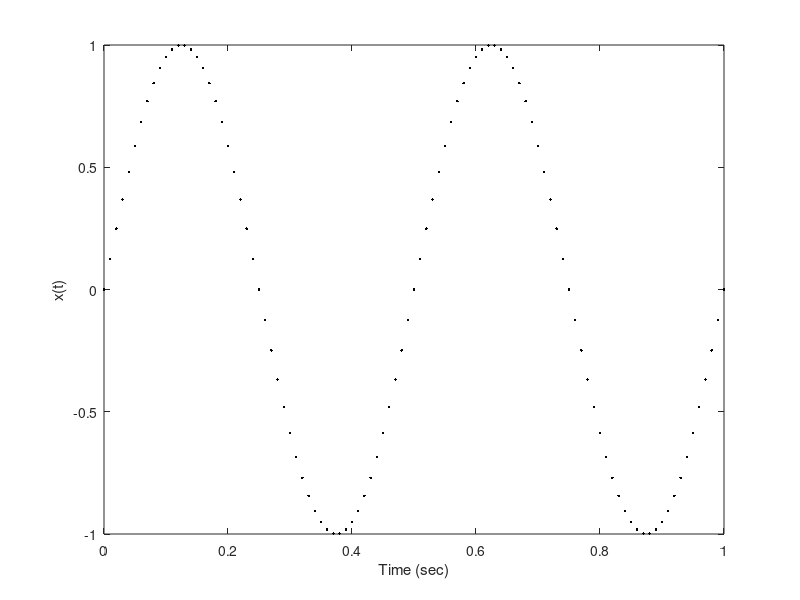

Here is the MATLAB script that generated this plot:
% Exemplo 1.2  Gera uma onda senoidal discreta de 2 Hz usando MATLAB.
% Assume um tempo de amostragem de 0.01 seg. e use pontos suficientes para tornar
% a onda senoidal 1 seg. de comprimento; i.e., o tempo total, TT deve ser 1 seg.

clear all; % limpa todas variaveis do workspace
close all; % fecha todas as figuras abertas

Ts = .01;               % Define o tempo de amostragem    
TT = 1;                 % Define o tempo total
f = 2;                  % Define a frequência
t = 0:Ts:TT;            % Gera o vetor de tempo
x = sin(2*pi*f*t);      % Gera o sinal senoidal desejado

plot(t,x,'.k');         % Plota o sinal
xlabel('Time (sec)');   % Rotula o eixo x
ylabel('x(t)');         % Rotula o eixo y
